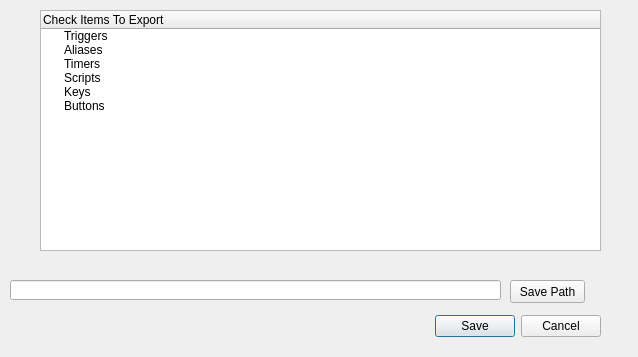
<?xml version="1.0" encoding="UTF-8"?>
<ui version="4.0">
 <class>dlgPackageExporter</class>
 <widget class="QDialog" name="dlgPackageExporter">
  <property name="geometry">
   <rect>
    <x>0</x>
    <y>0</y>
    <width>638</width>
    <height>357</height>
   </rect>
  </property>
  <property name="windowTitle">
   <string>Dialog</string>
  </property>
  <widget class="QDialogButtonBox" name="buttonBox">
   <property name="geometry">
    <rect>
     <x>260</x>
     <y>310</y>
     <width>341</width>
     <height>32</height>
    </rect>
   </property>
   <property name="orientation">
    <enum>Qt::Horizontal</enum>
   </property>
   <property name="standardButtons">
    <set>QDialogButtonBox::Cancel|QDialogButtonBox::Save</set>
   </property>
  </widget>
  <widget class="QLineEdit" name="filePath">
   <property name="geometry">
    <rect>
     <x>10</x>
     <y>280</y>
     <width>491</width>
     <height>20</height>
    </rect>
   </property>
  </widget>
  <widget class="QPushButton" name="browseButton">
   <property name="geometry">
    <rect>
     <x>510</x>
     <y>280</y>
     <width>75</width>
     <height>23</height>
    </rect>
   </property>
   <property name="text">
    <string>Save Path</string>
   </property>
  </widget>
  <widget class="QTreeWidget" name="treeWidget">
   <property name="geometry">
    <rect>
     <x>40</x>
     <y>10</y>
     <width>561</width>
     <height>241</height>
    </rect>
   </property>
   <column>
    <property name="text">
     <string>Check Items To Export</string>
    </property>
   </column>
   <item>
    <property name="text">
     <string>Triggers</string>
    </property>
   </item>
   <item>
    <property name="text">
     <string>Aliases</string>
    </property>
   </item>
   <item>
    <property name="text">
     <string>Timers</string>
    </property>
   </item>
   <item>
    <property name="text">
     <string>Scripts</string>
    </property>
   </item>
   <item>
    <property name="text">
     <string>Keys</string>
    </property>
   </item>
   <item>
    <property name="text">
     <string>Buttons</string>
    </property>
   </item>
  </widget>
 </widget>
 <resources/>
 <connections>
  <connection>
   <sender>buttonBox</sender>
   <signal>accepted()</signal>
   <receiver>dlgPackageExporter</receiver>
   <slot>accept()</slot>
   <hints>
    <hint type="sourcelabel">
     <x>248</x>
     <y>254</y>
    </hint>
    <hint type="destinationlabel">
     <x>157</x>
     <y>274</y>
    </hint>
   </hints>
  </connection>
  <connection>
   <sender>buttonBox</sender>
   <signal>rejected()</signal>
   <receiver>dlgPackageExporter</receiver>
   <slot>reject()</slot>
   <hints>
    <hint type="sourcelabel">
     <x>316</x>
     <y>260</y>
    </hint>
    <hint type="destinationlabel">
     <x>286</x>
     <y>274</y>
    </hint>
   </hints>
  </connection>
 </connections>
</ui>
